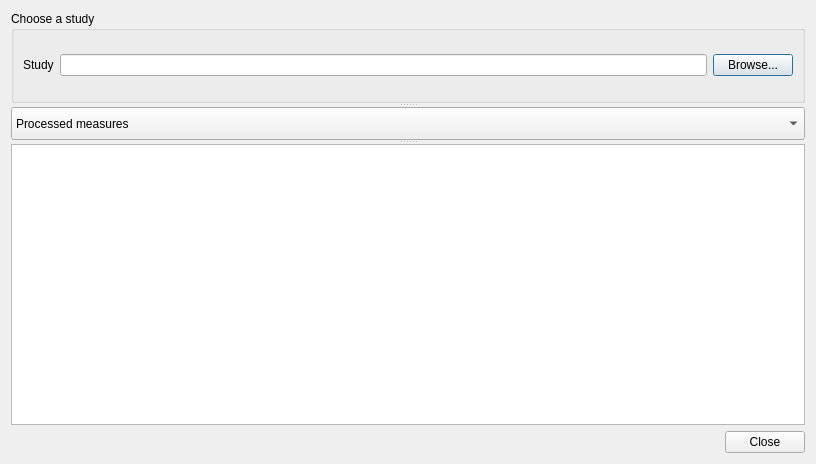
<?xml version="1.0" encoding="UTF-8"?>
<ui version="4.0">
 <class>TemperatureViewer</class>
 <widget class="QDialog" name="TemperatureViewer">
  <property name="geometry">
   <rect>
    <x>0</x>
    <y>0</y>
    <width>816</width>
    <height>464</height>
   </rect>
  </property>
  <property name="windowTitle">
   <string>Temperatures Viewer</string>
  </property>
  <layout class="QVBoxLayout" name="verticalLayout_2">
   <item>
    <widget class="QSplitter" name="splitter">
     <property name="orientation">
      <enum>Qt::Vertical</enum>
     </property>
     <widget class="QGroupBox" name="groupBox">
      <property name="title">
       <string>Choose a study</string>
      </property>
      <layout class="QVBoxLayout" name="verticalLayout">
       <item>
        <layout class="QHBoxLayout" name="horizontalLayout" stretch="0,0,0">
         <item>
          <widget class="QLabel" name="label">
           <property name="text">
            <string>Study</string>
           </property>
          </widget>
         </item>
         <item>
          <widget class="QLineEdit" name="lineEditTempFile"/>
         </item>
         <item>
          <widget class="QPushButton" name="pushButtonBrowse">
           <property name="text">
            <string>Browse...</string>
           </property>
          </widget>
         </item>
        </layout>
       </item>
      </layout>
     </widget>
     <widget class="QComboBox" name="comboBox">
      <item>
       <property name="text">
        <string>Processed measures</string>
       </property>
      </item>
      <item>
       <property name="text">
        <string>Sampling point</string>
       </property>
      </item>
      <item>
       <property name="text">
        <string>Thermometer</string>
       </property>
      </item>
      <item>
       <property name="text">
        <string>Shaft</string>
       </property>
      </item>
      <item>
       <property name="text">
        <string>Pressure Sensor</string>
       </property>
      </item>
      <item>
       <property name="text">
        <string>Study</string>
       </property>
      </item>
      <item>
       <property name="text">
        <string>Labo</string>
       </property>
      </item>
      <item>
       <property name="text">
        <string>Raw temperatures</string>
       </property>
      </item>
      <item>
       <property name="text">
        <string>Raw pressures</string>
       </property>
      </item>
     </widget>
     <widget class="QTableView" name="tableView"/>
    </widget>
   </item>
   <item>
    <widget class="QDialogButtonBox" name="buttonBox">
     <property name="orientation">
      <enum>Qt::Horizontal</enum>
     </property>
     <property name="standardButtons">
      <set>QDialogButtonBox::Close</set>
     </property>
    </widget>
   </item>
  </layout>
 </widget>
 <resources/>
 <connections>
  <connection>
   <sender>buttonBox</sender>
   <signal>accepted()</signal>
   <receiver>TemperatureViewer</receiver>
   <slot>accept()</slot>
   <hints>
    <hint type="sourcelabel">
     <x>248</x>
     <y>254</y>
    </hint>
    <hint type="destinationlabel">
     <x>157</x>
     <y>274</y>
    </hint>
   </hints>
  </connection>
  <connection>
   <sender>buttonBox</sender>
   <signal>rejected()</signal>
   <receiver>TemperatureViewer</receiver>
   <slot>reject()</slot>
   <hints>
    <hint type="sourcelabel">
     <x>316</x>
     <y>260</y>
    </hint>
    <hint type="destinationlabel">
     <x>286</x>
     <y>274</y>
    </hint>
   </hints>
  </connection>
 </connections>
</ui>
